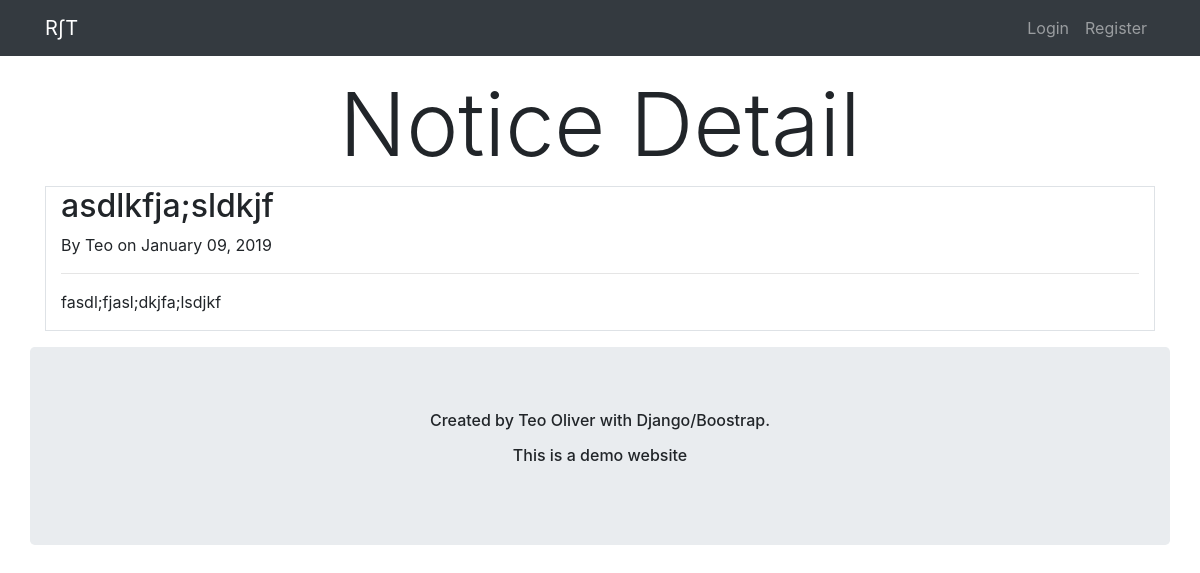
Page /blog/post/12/ on the committed database.
### blog/models.py (models this page shows, shortened)
class Post(models.Model):
  title = models.CharField(max_length=100)
  content = models.TextField()
  date_posted = models.DateTimeField(default=timezone.now) #maybe use auto_now_add=True in the future
  author = models.ForeignKey(User, on_delete= models.CASCADE)

### blog/views.py (the view)
# urls.py: path('post/<int:pk>/', PostDetailView.as_view(), name="post_detail"),
class PostDetailView(DetailView):
  model = Post
  extra_context = {'title':'Detail',}

### blog/templates/blog/post_detail.html (shortened to what this page needs)
{% extends 'hoursCalc/base.html' %}
{% block content %}
<h1 class="display-2"> <center>Notice Detail</center> </h1>
<div class="container border mb-3">
  <h2 class="display-5">{{ object.title }}</h2>
  <p>By {{ object.author  }} on {{ object.date_posted|date:"F d, Y" }}</p>
  <hr>
  <p>{{ object.content }}</p>
</div>
{% endblock content %}

### rows in the picture
Post: title "asdlkfja;sldkjf", author "Teo", date_posted "January 09, 2019", content "fasdl;fjasl;dkjfa;lsdjkf"
